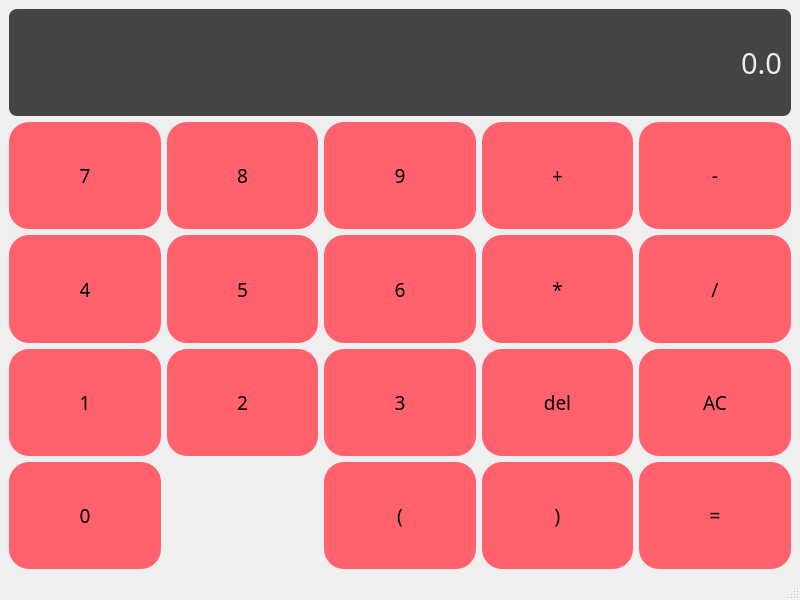
<?xml version="1.0" encoding="UTF-8"?>
<ui version="4.0">
 <class>Calculator</class>
 <widget class="QMainWindow" name="Calculator">
  <property name="geometry">
   <rect>
    <x>0</x>
    <y>0</y>
    <width>800</width>
    <height>600</height>
   </rect>
  </property>
  <property name="windowTitle">
   <string>Calculator</string>
  </property>
  <widget class="QWidget" name="centralwidget">
   <layout class="QGridLayout" name="gridLayout">
    <item row="1" column="1">
     <widget class="QPushButton" name="Button_8">
      <property name="sizePolicy">
       <sizepolicy hsizetype="Preferred" vsizetype="Expanding">
        <horstretch>0</horstretch>
        <verstretch>0</verstretch>
       </sizepolicy>
      </property>
      <property name="font">
       <font>
        <family>Cascadia Code</family>
        <pointsize>14</pointsize>
       </font>
      </property>
      <property name="styleSheet">
       <string notr="true">QPushButton{
	background-color:#FF616D;
	border:2px,solid;
	border-radius:20px;
	padding:5px;
}
QPushButton:pressed{
	background-color:#D83A56;
	border:2px,solid;
	border-radius:20px;
	padding:5px;
}</string>
      </property>
      <property name="text">
       <string>8</string>
      </property>
     </widget>
    </item>
    <item row="2" column="4">
     <widget class="QPushButton" name="division">
      <property name="sizePolicy">
       <sizepolicy hsizetype="Preferred" vsizetype="Expanding">
        <horstretch>0</horstretch>
        <verstretch>0</verstretch>
       </sizepolicy>
      </property>
      <property name="font">
       <font>
        <family>Cascadia Code</family>
        <pointsize>14</pointsize>
       </font>
      </property>
      <property name="styleSheet">
       <string notr="true">QPushButton{
	background-color:#FF616D;
	border:2px,solid;
	border-radius:20px;
	padding:5px;
}
QPushButton:pressed{
	background-color:#D83A56;
	border:2px,solid;
	border-radius:20px;
	padding:5px;
}</string>
      </property>
      <property name="text">
       <string>/</string>
      </property>
     </widget>
    </item>
    <item row="2" column="1">
     <widget class="QPushButton" name="Button_5">
      <property name="sizePolicy">
       <sizepolicy hsizetype="Preferred" vsizetype="Expanding">
        <horstretch>0</horstretch>
        <verstretch>0</verstretch>
       </sizepolicy>
      </property>
      <property name="font">
       <font>
        <family>Cascadia Code</family>
        <pointsize>14</pointsize>
       </font>
      </property>
      <property name="styleSheet">
       <string notr="true">QPushButton{
	background-color:#FF616D;
	border:2px,solid;
	border-radius:20px;
	padding:5px;
}
QPushButton:pressed{
	background-color:#D83A56;
	border:2px,solid;
	border-radius:20px;
	padding:5px;
}</string>
      </property>
      <property name="text">
       <string>5</string>
      </property>
     </widget>
    </item>
    <item row="3" column="1">
     <widget class="QPushButton" name="Button_2">
      <property name="sizePolicy">
       <sizepolicy hsizetype="Preferred" vsizetype="Expanding">
        <horstretch>0</horstretch>
        <verstretch>0</verstretch>
       </sizepolicy>
      </property>
      <property name="font">
       <font>
        <family>Cascadia Code</family>
        <pointsize>14</pointsize>
       </font>
      </property>
      <property name="styleSheet">
       <string notr="true">QPushButton{
	background-color:#FF616D;
	border:2px,solid;
	border-radius:20px;
	padding:5px;
}
QPushButton:pressed{
	background-color:#D83A56;
	border:2px,solid;
	border-radius:20px;
	padding:5px;
}</string>
      </property>
      <property name="text">
       <string>2</string>
      </property>
     </widget>
    </item>
    <item row="3" column="4">
     <widget class="QPushButton" name="allclc">
      <property name="sizePolicy">
       <sizepolicy hsizetype="Preferred" vsizetype="Expanding">
        <horstretch>0</horstretch>
        <verstretch>0</verstretch>
       </sizepolicy>
      </property>
      <property name="font">
       <font>
        <family>Cascadia Code</family>
        <pointsize>14</pointsize>
       </font>
      </property>
      <property name="styleSheet">
       <string notr="true">QPushButton{
	background-color:#FF616D;
	border:2px,solid;
	border-radius:20px;
	padding:5px;
}
QPushButton:pressed{
	background-color:#D83A56;
	border:2px,solid;
	border-radius:20px;
	padding:5px;
}</string>
      </property>
      <property name="text">
       <string>AC</string>
      </property>
     </widget>
    </item>
    <item row="3" column="0">
     <widget class="QPushButton" name="Button_1">
      <property name="sizePolicy">
       <sizepolicy hsizetype="Preferred" vsizetype="Expanding">
        <horstretch>0</horstretch>
        <verstretch>0</verstretch>
       </sizepolicy>
      </property>
      <property name="font">
       <font>
        <family>Cascadia Code</family>
        <pointsize>14</pointsize>
       </font>
      </property>
      <property name="styleSheet">
       <string notr="true">QPushButton{
	background-color:#FF616D;
	border:2px,solid;
	border-radius:20px;
	padding:5px;
}
QPushButton:pressed{
	background-color:#D83A56;
	border:2px,solid;
	border-radius:20px;
	padding:5px;
}</string>
      </property>
      <property name="text">
       <string>1</string>
      </property>
     </widget>
    </item>
    <item row="0" column="0" colspan="5">
     <widget class="QLineEdit" name="Display">
      <property name="sizePolicy">
       <sizepolicy hsizetype="Preferred" vsizetype="Expanding">
        <horstretch>0</horstretch>
        <verstretch>0</verstretch>
       </sizepolicy>
      </property>
      <property name="font">
       <font>
        <family>Cascadia Code</family>
        <pointsize>22</pointsize>
       </font>
      </property>
      <property name="styleSheet">
       <string notr="true">QLineEdit{
	background-color:#444444;
	border:2px,solid;
	border-radius:8px;
	padding:5px;
	color:#EDEDED;
}</string>
      </property>
      <property name="text">
       <string>0.0</string>
      </property>
      <property name="alignment">
       <set>Qt::AlignRight|Qt::AlignTrailing|Qt::AlignVCenter</set>
      </property>
     </widget>
    </item>
    <item row="3" column="3">
     <widget class="QPushButton" name="del">
      <property name="sizePolicy">
       <sizepolicy hsizetype="Preferred" vsizetype="Expanding">
        <horstretch>0</horstretch>
        <verstretch>0</verstretch>
       </sizepolicy>
      </property>
      <property name="font">
       <font>
        <family>Cascadia Code</family>
        <pointsize>14</pointsize>
       </font>
      </property>
      <property name="styleSheet">
       <string notr="true">QPushButton{
	background-color:#FF616D;
	border:2px,solid;
	border-radius:20px;
	padding:5px;
}
QPushButton:pressed{
	background-color:#D83A56;
	border:2px,solid;
	border-radius:20px;
	padding:5px;
}</string>
      </property>
      <property name="text">
       <string>del</string>
      </property>
     </widget>
    </item>
    <item row="4" column="3">
     <widget class="QPushButton" name="rightBracket">
      <property name="sizePolicy">
       <sizepolicy hsizetype="Preferred" vsizetype="Expanding">
        <horstretch>0</horstretch>
        <verstretch>0</verstretch>
       </sizepolicy>
      </property>
      <property name="font">
       <font>
        <family>Cascadia Code</family>
        <pointsize>14</pointsize>
       </font>
      </property>
      <property name="styleSheet">
       <string notr="true">QPushButton{
	background-color:#FF616D;
	border:2px,solid;
	border-radius:20px;
	padding:5px;
}
QPushButton:pressed{
	background-color:#D83A56;
	border:2px,solid;
	border-radius:20px;
	padding:5px;
}</string>
      </property>
      <property name="text">
       <string>)</string>
      </property>
     </widget>
    </item>
    <item row="4" column="2">
     <widget class="QPushButton" name="leftBracket">
      <property name="sizePolicy">
       <sizepolicy hsizetype="Preferred" vsizetype="Expanding">
        <horstretch>0</horstretch>
        <verstretch>0</verstretch>
       </sizepolicy>
      </property>
      <property name="font">
       <font>
        <family>Cascadia Code</family>
        <pointsize>14</pointsize>
       </font>
      </property>
      <property name="styleSheet">
       <string notr="true">QPushButton{
	background-color:#FF616D;
	border:2px,solid;
	border-radius:20px;
	padding:5px;
}
QPushButton:pressed{
	background-color:#D83A56;
	border:2px,solid;
	border-radius:20px;
	padding:5px;
}</string>
      </property>
      <property name="text">
       <string>(</string>
      </property>
     </widget>
    </item>
    <item row="2" column="0">
     <widget class="QPushButton" name="Button_4">
      <property name="sizePolicy">
       <sizepolicy hsizetype="Preferred" vsizetype="Expanding">
        <horstretch>0</horstretch>
        <verstretch>0</verstretch>
       </sizepolicy>
      </property>
      <property name="font">
       <font>
        <family>Cascadia Code</family>
        <pointsize>14</pointsize>
       </font>
      </property>
      <property name="styleSheet">
       <string notr="true">QPushButton{
	background-color:#FF616D;
	border:2px,solid;
	border-radius:20px;
	padding:5px;
}
QPushButton:pressed{
	background-color:#D83A56;
	border:2px,solid;
	border-radius:20px;
	padding:5px;
}</string>
      </property>
      <property name="text">
       <string>4</string>
      </property>
     </widget>
    </item>
    <item row="1" column="3">
     <widget class="QPushButton" name="plus">
      <property name="sizePolicy">
       <sizepolicy hsizetype="Preferred" vsizetype="Expanding">
        <horstretch>0</horstretch>
        <verstretch>0</verstretch>
       </sizepolicy>
      </property>
      <property name="font">
       <font>
        <family>Cascadia Code</family>
        <pointsize>14</pointsize>
       </font>
      </property>
      <property name="styleSheet">
       <string notr="true">QPushButton{
	background-color:#FF616D;
	border:2px,solid;
	border-radius:20px;
	padding:5px;
}
QPushButton:pressed{
	background-color:#D83A56;
	border:2px,solid;
	border-radius:20px;
	padding:5px;
}</string>
      </property>
      <property name="text">
       <string>+</string>
      </property>
     </widget>
    </item>
    <item row="1" column="4">
     <widget class="QPushButton" name="sub">
      <property name="sizePolicy">
       <sizepolicy hsizetype="Preferred" vsizetype="Expanding">
        <horstretch>0</horstretch>
        <verstretch>0</verstretch>
       </sizepolicy>
      </property>
      <property name="font">
       <font>
        <family>Cascadia Code</family>
        <pointsize>14</pointsize>
       </font>
      </property>
      <property name="styleSheet">
       <string notr="true">QPushButton{
	background-color:#FF616D;
	border:2px,solid;
	border-radius:20px;
	padding:5px;
}
QPushButton:pressed{
	background-color:#D83A56;
	border:2px,solid;
	border-radius:20px;
	padding:5px;
}</string>
      </property>
      <property name="text">
       <string>-</string>
      </property>
     </widget>
    </item>
    <item row="4" column="0">
     <widget class="QPushButton" name="Button_0">
      <property name="sizePolicy">
       <sizepolicy hsizetype="Preferred" vsizetype="Expanding">
        <horstretch>0</horstretch>
        <verstretch>0</verstretch>
       </sizepolicy>
      </property>
      <property name="font">
       <font>
        <family>Cascadia Code</family>
        <pointsize>14</pointsize>
       </font>
      </property>
      <property name="styleSheet">
       <string notr="true">QPushButton{
	background-color:#FF616D;
	border:2px,solid;
	border-radius:20px;
	padding:5px;
}
QPushButton:pressed{
	background-color:#D83A56;
	border:2px,solid;
	border-radius:20px;
	padding:5px;
}</string>
      </property>
      <property name="text">
       <string>0</string>
      </property>
     </widget>
    </item>
    <item row="4" column="4">
     <widget class="QPushButton" name="solve">
      <property name="sizePolicy">
       <sizepolicy hsizetype="Preferred" vsizetype="Expanding">
        <horstretch>0</horstretch>
        <verstretch>0</verstretch>
       </sizepolicy>
      </property>
      <property name="font">
       <font>
        <family>Cascadia Code</family>
        <pointsize>14</pointsize>
       </font>
      </property>
      <property name="styleSheet">
       <string notr="true">QPushButton{
	background-color:#FF616D;
	border:2px,solid;
	border-radius:20px;
	padding:5px;
}
QPushButton:pressed{
	background-color:#D83A56;
	border:2px,solid;
	border-radius:20px;
	padding:5px;
}</string>
      </property>
      <property name="text">
       <string>=</string>
      </property>
     </widget>
    </item>
    <item row="3" column="2">
     <widget class="QPushButton" name="Button_3">
      <property name="sizePolicy">
       <sizepolicy hsizetype="Preferred" vsizetype="Expanding">
        <horstretch>0</horstretch>
        <verstretch>0</verstretch>
       </sizepolicy>
      </property>
      <property name="font">
       <font>
        <family>Cascadia Code</family>
        <pointsize>14</pointsize>
       </font>
      </property>
      <property name="styleSheet">
       <string notr="true">QPushButton{
	background-color:#FF616D;
	border:2px,solid;
	border-radius:20px;
	padding:5px;
}
QPushButton:pressed{
	background-color:#D83A56;
	border:2px,solid;
	border-radius:20px;
	padding:5px;
}</string>
      </property>
      <property name="text">
       <string>3</string>
      </property>
     </widget>
    </item>
    <item row="2" column="2">
     <widget class="QPushButton" name="Button_6">
      <property name="sizePolicy">
       <sizepolicy hsizetype="Preferred" vsizetype="Expanding">
        <horstretch>0</horstretch>
        <verstretch>0</verstretch>
       </sizepolicy>
      </property>
      <property name="font">
       <font>
        <family>Cascadia Code</family>
        <pointsize>14</pointsize>
       </font>
      </property>
      <property name="styleSheet">
       <string notr="true">QPushButton{
	background-color:#FF616D;
	border:2px,solid;
	border-radius:20px;
	padding:5px;
}
QPushButton:pressed{
	background-color:#D83A56;
	border:2px,solid;
	border-radius:20px;
	padding:5px;
}</string>
      </property>
      <property name="text">
       <string>6</string>
      </property>
     </widget>
    </item>
    <item row="2" column="3">
     <widget class="QPushButton" name="mul">
      <property name="sizePolicy">
       <sizepolicy hsizetype="Preferred" vsizetype="Expanding">
        <horstretch>0</horstretch>
        <verstretch>0</verstretch>
       </sizepolicy>
      </property>
      <property name="font">
       <font>
        <family>Cascadia Code</family>
        <pointsize>14</pointsize>
       </font>
      </property>
      <property name="styleSheet">
       <string notr="true">QPushButton{
	background-color:#FF616D;
	border:2px,solid;
	border-radius:20px;
	padding:5px;
}
QPushButton:pressed{
	background-color:#D83A56;
	border:2px,solid;
	border-radius:20px;
	padding:5px;
}</string>
      </property>
      <property name="text">
       <string>*</string>
      </property>
     </widget>
    </item>
    <item row="1" column="2">
     <widget class="QPushButton" name="Button_9">
      <property name="sizePolicy">
       <sizepolicy hsizetype="Preferred" vsizetype="Expanding">
        <horstretch>0</horstretch>
        <verstretch>0</verstretch>
       </sizepolicy>
      </property>
      <property name="font">
       <font>
        <family>Cascadia Code</family>
        <pointsize>14</pointsize>
       </font>
      </property>
      <property name="styleSheet">
       <string notr="true">QPushButton{
	background-color:#FF616D;
	border:2px,solid;
	border-radius:20px;
	padding:5px;
}
QPushButton:pressed{
	background-color:#D83A56;
	border:2px,solid;
	border-radius:20px;
	padding:5px;
}</string>
      </property>
      <property name="text">
       <string>9</string>
      </property>
     </widget>
    </item>
    <item row="1" column="0">
     <widget class="QPushButton" name="Button_7">
      <property name="sizePolicy">
       <sizepolicy hsizetype="Preferred" vsizetype="Expanding">
        <horstretch>0</horstretch>
        <verstretch>0</verstretch>
       </sizepolicy>
      </property>
      <property name="font">
       <font>
        <family>Cascadia Code</family>
        <pointsize>14</pointsize>
       </font>
      </property>
      <property name="styleSheet">
       <string notr="true">QPushButton{
	background-color:#FF616D;
	border:2px,solid;
	border-radius:20px;
	padding:5px;
}
QPushButton:pressed{
	background-color:#D83A56;
	border:2px,solid;
	border-radius:20px;
	padding:5px;
}</string>
      </property>
      <property name="text">
       <string>7</string>
      </property>
     </widget>
    </item>
   </layout>
  </widget>
  <widget class="QMenuBar" name="menubar">
   <property name="geometry">
    <rect>
     <x>0</x>
     <y>0</y>
     <width>800</width>
     <height>26</height>
    </rect>
   </property>
  </widget>
  <widget class="QStatusBar" name="statusbar"/>
 </widget>
 <resources/>
 <connections/>
</ui>
